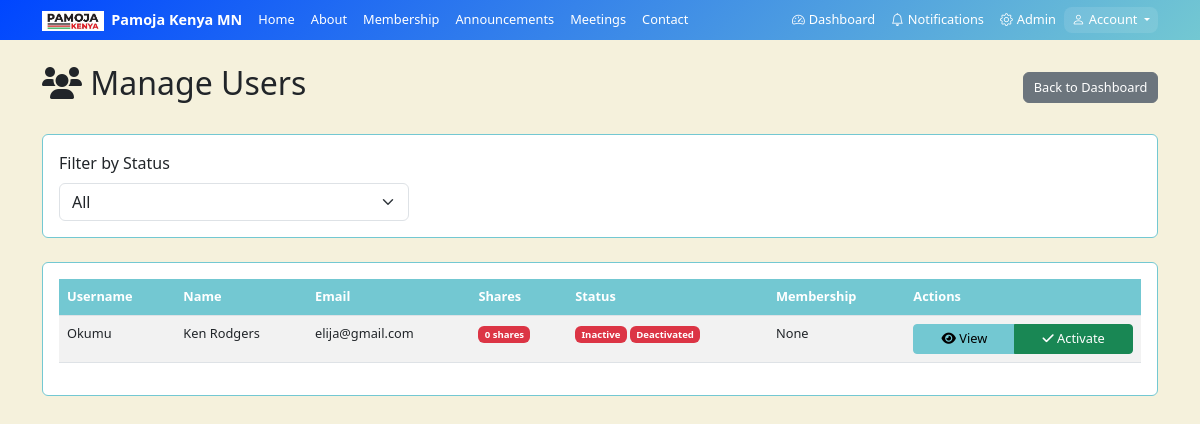
Before: /manage-users/ (signed in) with the older database file.
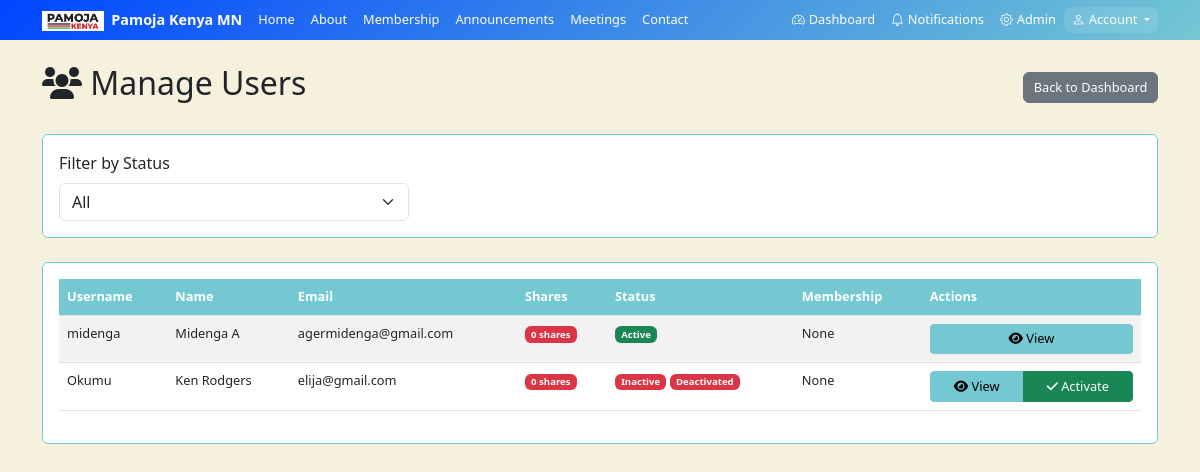
After: the same page with the newer database file.
### main/models.py (models this page shows, shortened)
class UserProfile(models.Model):
    STATUS_CHOICES = [
        ('active', 'Active'),
        ('inactive', 'Inactive'),
        ('registered', 'Registered'),
    ]
    user = models.OneToOneField(User, on_delete=models.CASCADE)
    phone = models.CharField(max_length=20, blank=True)
    address = models.TextField(blank=True)
    city = models.CharField(max_length=100, blank=True)
    state = models.CharField(max_length=100, blank=True)
    zip_code = models.CharField(max_length=20, blank=True)
    emergency_contact_name = models.CharField(max_length=100, blank=True)
    emergency_contact_phone = models.CharField(max_length=20, blank=True)
    shares_owned = models.IntegerField(default=0)
    membership_type = models.CharField(max_length=20, blank=True)
    status = models.CharField(max_length=20, choices=STATUS_CHOICES, default='registered')
    is_deactivated = models.BooleanField(default=False)

### main/views.py (the view)
# urls.py: path('manage-users/', views.manage_users, name='manage_users'),
@login_required
def manage_users(request):
    if not request.user.is_staff:
        return redirect('user_dashboard')
    status_filter = request.GET.get('status', 'all')
    all_users = User.objects.filter(is_staff=False)
    for user in all_users:
        profile, created = UserProfile.objects.get_or_create(
            user=user,
            defaults={
                'status': 'registered' if user.is_active else 'registered',
                'shares_owned': 0
            }
        )
    profiles = UserProfile.objects.select_related('user').filter(user__is_staff=False).order_by('-user__date_joined')
    if status_filter == 'pending':
        profiles = profiles.filter(user__is_active=False)
    elif status_filter == 'active':
        profiles = profiles.filter(user__is_active=True)
    elif status_filter == 'inactive':
        profiles = profiles.filter(is_deactivated=True)
    context = {
        'profiles': profiles,
        'status_filter': status_filter,
        'status_choices': [('all', 'All'), ('pending', 'Pending Approval'), ('active', 'Active'), ('inactive', 'Inactive')]
    }
    return render(request, 'main/manage_users.html', context)

### main/templates/main/manage_users.html (shortened to what the changed rows need)
{% extends 'main/base.html' %}
{% block content %}
<div class="container mt-4">
    <div class="d-flex justify-content-between align-items-center mb-4">
        <h2><i class="fas fa-users"></i> Manage Users</h2>
    </div>
    <div class="card">
        <div class="card-body">
            <div class="table-responsive">
                <table class="table table-striped">
                    <thead>
                        <tr>
                            <th>Username</th>
                            <th>Name</th>
                            <th>Email</th>
                            <th>Shares</th>
                            <th>Status</th>
                            <th>Membership</th>
                            <th>Actions</th>
                        </tr>
                    </thead>
                    <tbody>
                        {% for profile in profiles %}
                        <tr>
                            <td>{{ profile.user.username }}</td>
                            <td>{{ profile.user.first_name }} {{ profile.user.last_name }}</td>
                            <td>{{ profile.user.email }}</td>
                            <td>
                                <span class="badge" style="background-color:
                                    {% if profile.shares_owned <= 20 %}#dc3545{% elif profile.shares_owned < 25 %}#ffc107{% else %}#28a745{% endif %};">
                                    {{ profile.shares_owned }} shares
                                </span>
                            </td>
                            <td>
                                {% if not profile.user.is_active %}
                                    <span class="badge bg-warning">Pending Approval</span>
                                {% else %}
                                    <span class="badge {% if profile.status == 'active' %}bg-success{% elif profile.status == 'inactive' %}bg-danger{% else %}bg-secondary{% endif %}">
                                        {{ profile.get_status_display }}
                                    </span>
                                    {% if profile.is_deactivated %}
                                    <span class="badge bg-danger">Deactivated</span>
                                    {% endif %}
                                {% endif %}
                            </td>
                            <td>{{ profile.membership_type|default:"None" }}</td>
                            <td>
                                <div class="btn-group d-none d-md-flex" role="group">
                                    <a href="{% url 'user_details' profile.user.id %}" class="btn btn-sm btn-info">
                                        <i class="fas fa-eye"></i> View
                                    </a>
                                    {% if not profile.user.is_active %}
                                    <a href="{% url 'activate_user' profile.user.id %}" class="btn btn-sm btn-success"
                                       onclick="return confirm('Approve this user registration?')">
                                        <i class="fas fa-check"></i> Approve
                                    </a>
                                    {% elif profile.is_deactivated %}
                                    <a href="{% url 'activate_user' profile.user.id %}" class="btn btn-sm btn-success"
                                       onclick="return confirm('Activate this user?')">
                                        <i class="fas fa-check"></i> Activate
                                    </a>
                                    {% endif %}
                                </div>
                            </td>
                        </tr>
                        {% empty %}
                        <tr>
                            <td colspan="7" class="text-center">No users found.</td>
                        </tr>
                        {% endfor %}
                    </tbody>
                </table>
            </div>
        </div>
    </div>
</div>
{% endblock %}

Changed rows visible on the page:
added UserProfile: user.username "midenga", user.first_name "Midenga", user.last_name "A", user.email "agermidenga@gmail.com", shares_owned "0", status "Active", membership_type "None"
